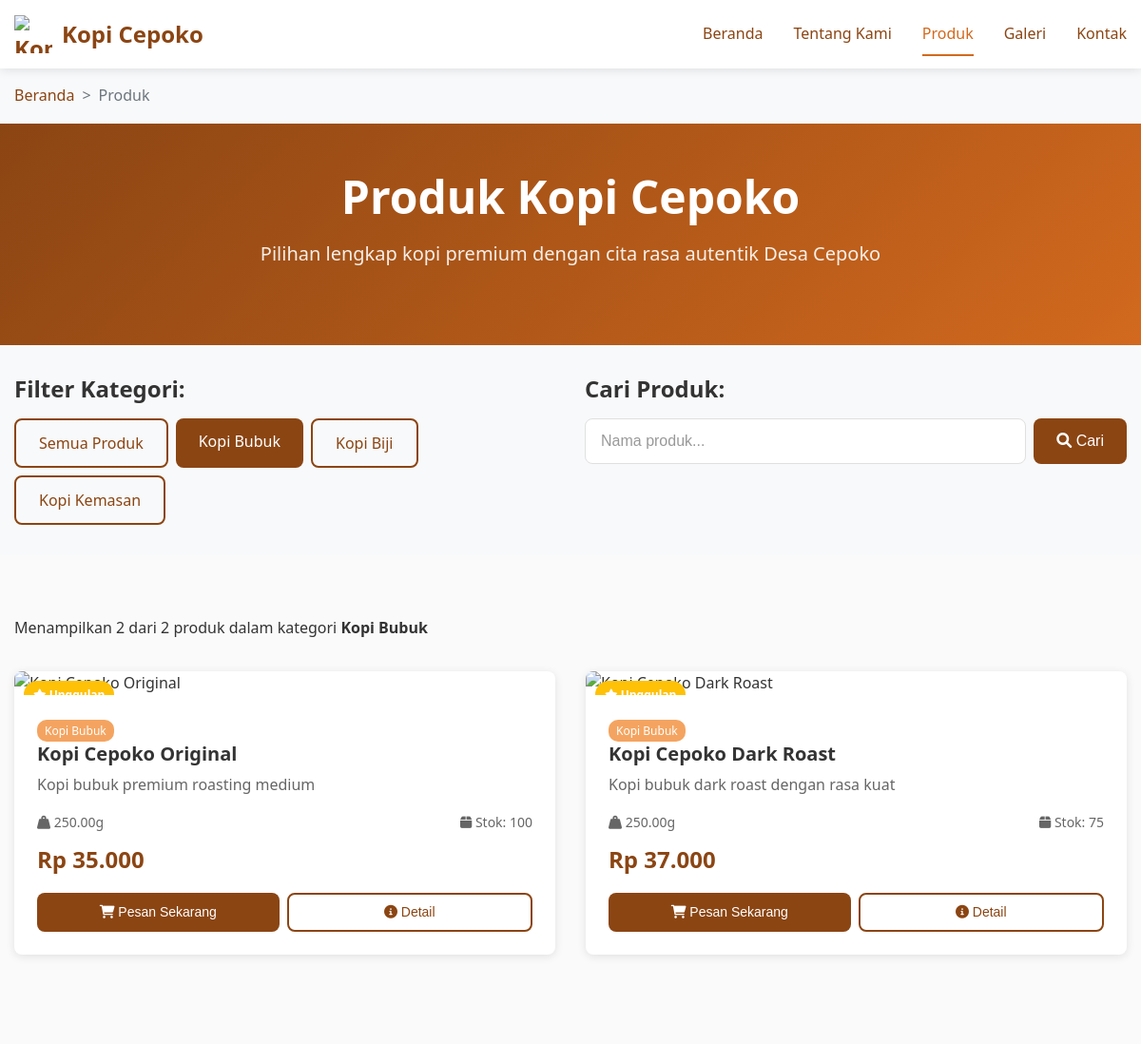
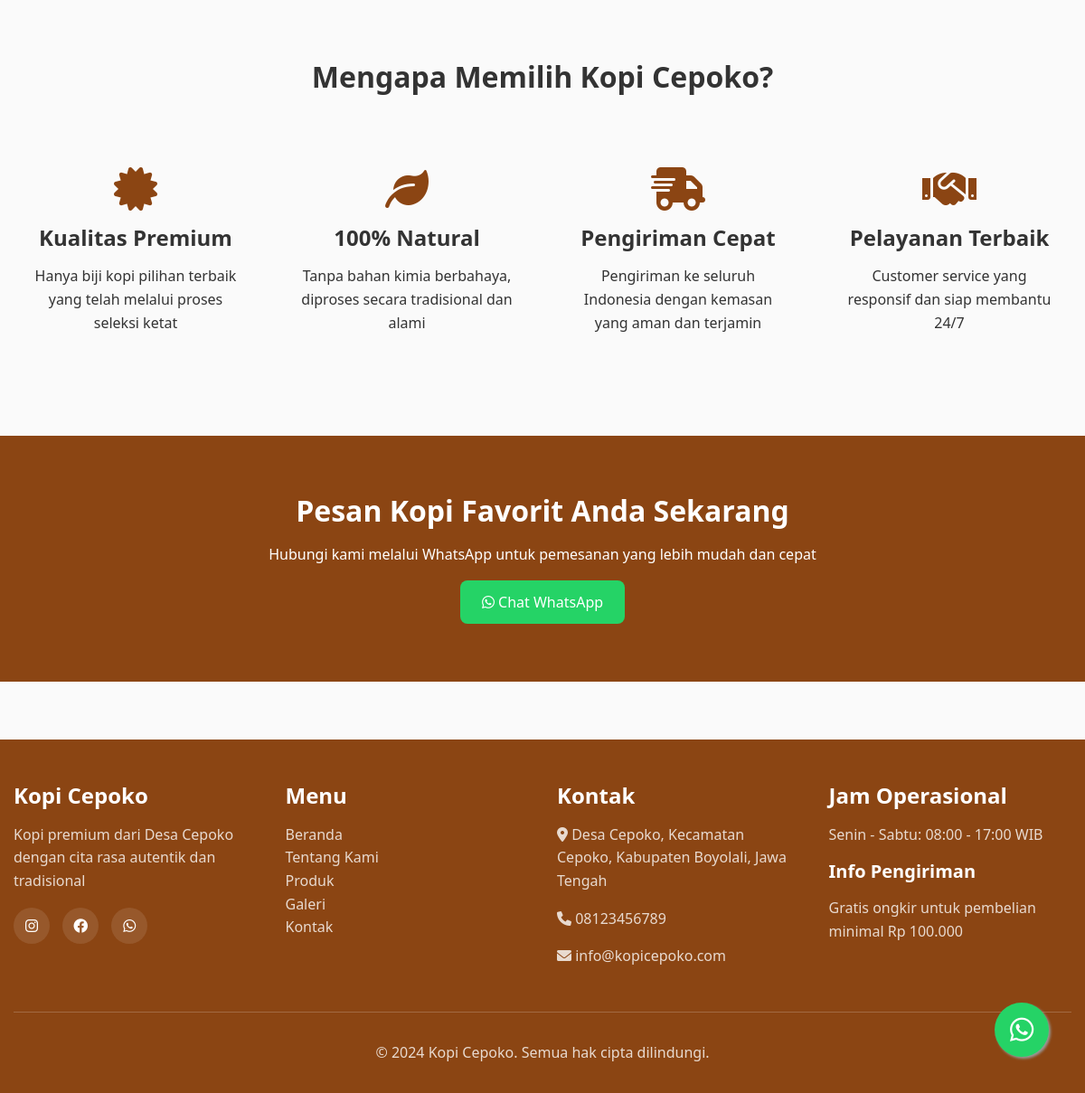
Page /produk.php?category=1 on the committed database (2 pictures, top to bottom).
### tables this page shows
CREATE TABLE IF NOT EXISTS product_categories (
    id INT AUTO_INCREMENT PRIMARY KEY,
    name VARCHAR(100) NOT NULL,
    description TEXT,
    image VARCHAR(255),
    is_active TINYINT(1) DEFAULT 1,
    sort_order INT DEFAULT 0,
    created_at TIMESTAMP DEFAULT CURRENT_TIMESTAMP,
    updated_at TIMESTAMP DEFAULT CURRENT_TIMESTAMP ON UPDATE CURRENT_TIMESTAMP
);

CREATE TABLE IF NOT EXISTS products (
    id INT AUTO_INCREMENT PRIMARY KEY,
    category_id INT,
    name VARCHAR(100) NOT NULL,
    description TEXT,
    short_description VARCHAR(255),
    price DECIMAL(10,2) NOT NULL,
    stock_quantity INT DEFAULT 0,
    weight DECIMAL(8,2) DEFAULT 0,
    image VARCHAR(255),
    gallery JSON,
    specifications JSON,
    is_featured TINYINT(1) DEFAULT 0,
    is_active TINYINT(1) DEFAULT 1,
    sort_order INT DEFAULT 0,
    created_at TIMESTAMP DEFAULT CURRENT_TIMESTAMP,
    updated_at TIMESTAMP DEFAULT CURRENT_TIMESTAMP ON UPDATE CURRENT_TIMESTAMP,
    FOREIGN KEY (category_id) REFERENCES product_categories(id) ON DELETE SET NULL
);

CREATE TABLE IF NOT EXISTS site_settings (
    id INT AUTO_INCREMENT PRIMARY KEY,
    setting_key VARCHAR(100) UNIQUE NOT NULL,
    setting_value TEXT,
    setting_type ENUM('text', 'number', 'json', 'boolean') DEFAULT 'text',
    description VARCHAR(255),
    created_at TIMESTAMP DEFAULT CURRENT_TIMESTAMP,
    updated_at TIMESTAMP DEFAULT CURRENT_TIMESTAMP ON UPDATE CURRENT_TIMESTAMP
);

### produk.php (the view, shortened to what the rows shown need)
<?php
require_once 'backend/functions/frontend.php';
$page = isset($_GET['page']) ? (int)$_GET['page'] : 1;
$category_id = isset($_GET['category']) ? (int)$_GET['category'] : null;
$products = $frontendManager->getProducts($page, $category_id);
$totalProducts = $frontendManager->getTotalProducts($category_id);
$categories = $frontendManager->getCategories();
$whatsappNumber = getSiteSetting('whatsapp_number', '628123456789');
?>
<!DOCTYPE html>
<html lang="id">
<head>
    <link rel="stylesheet" href="assets/css/main.css">
    <link rel="stylesheet" href="https://cdnjs.cloudflare.com/ajax/libs/font-awesome/6.0.0/css/all.min.css">
</head>
<body>
    <section class="hero" style="padding: 3rem 0;">
        <div class="container">
            <h1>Produk Kopi Cepoko</h1>
        </div>
    </section>
    <section class="filters-section" style="padding: 2rem 0; background: #f8f9fa;">
        <div class="container">
            <div class="row">
                <div class="col-6">
                    <div class="category-filters">
                        <div class="filter-buttons">
                            <a href="produk.php" class="btn <?php echo !$category_id ? 'btn-primary' : 'btn-secondary'; ?>">
                                Semua Produk
                            </a>
                            <?php foreach ($categories as $category): ?>
                                <a href="produk.php?category=<?php echo $category['id']; ?>"
                                   class="btn <?php echo $category_id == $category['id'] ? 'btn-primary' : 'btn-secondary'; ?>">
                                    <?php echo htmlspecialchars($category['name']); ?>
                                </a>
                            <?php endforeach; ?>
                        </div>
                    </div>
                </div>
            </div>
        </div>
    </section>
    <section class="section">
        <div class="container">
            <div class="results-info" style="margin-bottom: 2rem;">
                <p>Menampilkan <?php echo count($products); ?> dari <?php echo $totalProducts; ?> produk
                <?php if ($category_id): ?>
                    dalam kategori <strong><?php
                        $selectedCategory = array_filter($categories, function($cat) use ($category_id) {
                            return $cat['id'] == $category_id;
                        });
                        echo htmlspecialchars(reset($selectedCategory)['name']);
                    ?></strong>
                <?php endif; ?>
                </p>
            </div>
            <?php if (empty($products)): ?>
                <div class="no-products text-center" style="padding: 3rem 0;">
                    <i class="fas fa-coffee" style="font-size: 4rem; color: #ddd; margin-bottom: 1rem;"></i>
                    <h3>Tidak ada produk yang ditemukan</h3>
                    <p>Coba ubah filter atau kata kunci pencarian Anda</p>
                    <a href="produk.php" class="btn btn-primary">Lihat Semua Produk</a>
                </div>
            <?php else: ?>
                <div class="product-grid">
                    <?php foreach ($products as $product): ?>
                        <div class="card product-card">
                            <div class="product-image">
                                <?php if ($product['is_featured']): ?>
                                    <div class="featured-badge">
                                        <i class="fas fa-star"></i> Unggulan
                                    </div>
                                <?php endif; ?>
                            </div>
                            <div class="card-body">
                                <div class="product-category">
                                    <span class="category-badge"><?php echo htmlspecialchars($product['category_name']); ?></span>
                                </div>
                                <h5 class="card-title"><?php echo htmlspecialchars($product['name']); ?></h5>
                                <p class="card-text"><?php echo htmlspecialchars($product['short_description']); ?></p>
                                <div class="product-details">
                                    <div class="product-weight">
                                        <i class="fas fa-weight-hanging"></i> <?php echo $product['weight']; ?>g
                                    </div>
                                    <div class="product-stock">
                                        <i class="fas fa-box"></i> Stok: <?php echo $product['stock_quantity']; ?>
                                    </div>
                                </div>
                                <div class="card-price"><?php echo formatCurrency($product['price']); ?></div>
                                <div class="product-actions">
                                    <?php if ($product['stock_quantity'] > 0): ?>
                                        <button class="btn btn-primary btn-order"
                                                data-product-id="<?php echo $product['id']; ?>"
                                                data-product-name="<?php echo htmlspecialchars($product['name']); ?>"
                                                data-product-price="<?php echo $product['price']; ?>">
                                            <i class="fas fa-shopping-cart"></i> Pesan Sekarang
                                        </button>
                                    <?php else: ?>
                                        <button class="btn btn-secondary" disabled>
                                            <i class="fas fa-times"></i> Stok Habis
                                        </button>
                                    <?php endif; ?>
                                    <button class="btn btn-secondary btn-details"
                                            data-product-id="<?php echo $product['id']; ?>">
                                        <i class="fas fa-info-circle"></i> Detail
                                    </button>
                                </div>
                            </div>
                        </div>
                    <?php endforeach; ?>
                </div>
            <?php endif; ?>
        </div>
    </section>
    <section class="section bg-light">
        <div class="container">
            <h2 class="section-title">Mengapa Memilih Kopi Cepoko?</h2>
        </div>
    </section>
    <section class="section bg-primary" style="color: white;">
        <div class="container text-center">
            <h2>Pesan Kopi Favorit Anda Sekarang</h2>
        </div>
    </section>
    <footer class="footer">
        <div class="container">
            <div class="footer-content">
                <div class="footer-section">
                    <h4>Kopi Cepoko</h4>
                    <p><?php echo getSiteSetting('site_description', 'Kopi premium dari Desa Cepoko dengan cita rasa autentik dan tradisional'); ?></p>
                    <div class="social-links">
                        <a href="<?php echo getSiteSetting('instagram_url', '#'); ?>" target="_blank">
                        </a>
                        <a href="<?php echo getSiteSetting('facebook_url', '#'); ?>" target="_blank">
                        </a>
                        <a href="https://wa.me/<?php echo $whatsappNumber; ?>" target="_blank">
                        </a>
                    </div>
                </div>
                <div class="footer-section">
                    <h4>Kontak</h4>
                    <p><i class="fas fa-map-marker-alt"></i> <?php echo getSiteSetting('contact_address', 'Desa Cepoko, Kecamatan Cepoko, Kabupaten Boyolali, Jawa Tengah'); ?></p>
                    <p><i class="fas fa-phone"></i> <?php echo getSiteSetting('contact_phone', '08123456789'); ?></p>
                    <p><i class="fas fa-envelope"></i> <?php echo getSiteSetting('contact_email', 'info@kopicepoko.com'); ?></p>
                </div>
                <div class="footer-section">
                    <h4>Jam Operasional</h4>
                    <p><?php echo getSiteSetting('operating_hours', 'Senin - Sabtu: 08:00 - 17:00 WIB'); ?></p>
                    <h5>Info Pengiriman</h5>
                    <p><?php echo getSiteSetting('shipping_info', 'Gratis ongkir untuk pembelian minimal Rp 100.000'); ?></p>
                </div>
            </div>
        </div>
    </footer>
</body>
</html>

### rows in the picture
product_categories: name "Kopi Bubuk"
product_categories: name "Kopi Biji"
product_categories: name "Kopi Kemasan"
products: is_featured 1 (drawn), category.name "Kopi Bubuk", name "Kopi Cepoko Original", short_description "Kopi bubuk premium roasting medium", weight "250.00", stock_quantity "100", price "Rp 35.000"
products: is_featured 1 (drawn), category.name "Kopi Bubuk", name "Kopi Cepoko Dark Roast", short_description "Kopi bubuk dark roast dengan rasa kuat", weight "250.00", stock_quantity "75", price "Rp 37.000"
site_settings: setting_value "Kopi premium dari Desa Cepoko dengan cita rasa autentik dan tradisional"
site_settings: setting_value "Desa Cepoko, Kecamatan Cepoko, Kabupaten Boyolali, Jawa Tengah"
site_settings: setting_value "08123456789"
site_settings: setting_value "info@kopicepoko.com"
site_settings: setting_value "Senin - Sabtu: 08:00 - 17:00 WIB"
site_settings: setting_value "Gratis ongkir untuk pembelian minimal Rp 100.000"

### other values in the picture
count($products) "2"
$totalProducts "2"
